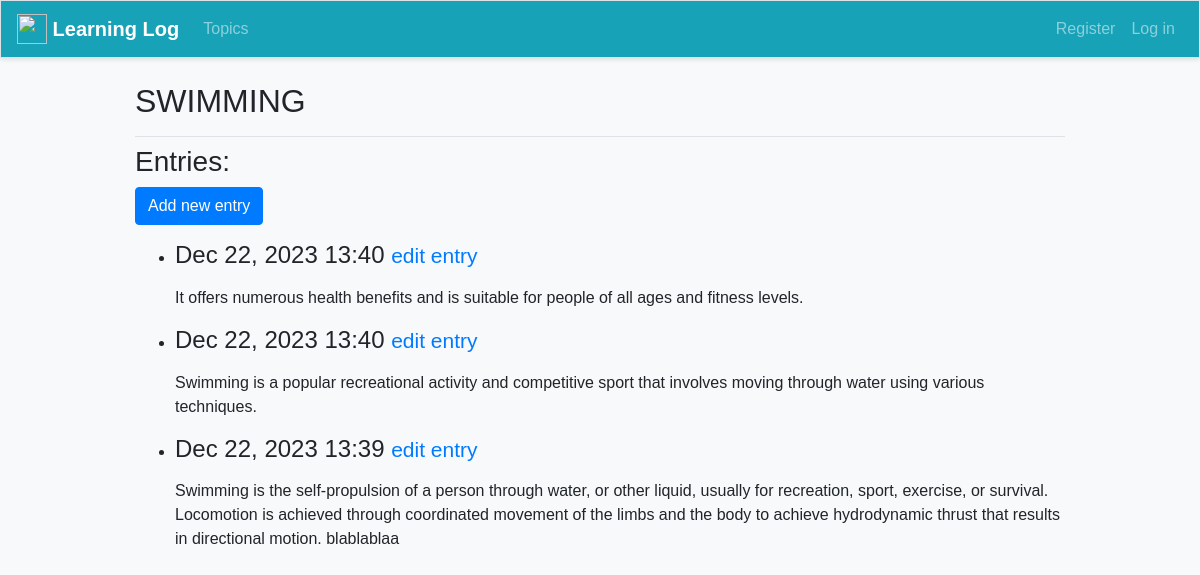
The app's page /topics/3/ with its own data.
### learning_logs/models.py (models this page shows, shortened)
class Topic(models.Model):
    text = models.CharField(max_length=200)  # max karakter uzunluğu 200
    date_added = models.DateTimeField(auto_now_add=True)
    def __str__(self):
        return self.text

class Entry(models.Model):
    topic = models.ForeignKey(Topic, on_delete=models.CASCADE)  # on_delete eğer ilgili Topic silinirse altındaki tüm Entry'ler de silinir.
    text = models.TextField()   # Kullanıcının bir topic altında girdiği Entry'i tutar.
    date_added = models.DateTimeField(auto_now_add=True)  # Entry'nin oluşturulduğu zaman
    class Meta:
        verbose_name_plural = 'entries'

### learning_logs/views.py (the view)
# urls.py: path('topics/<int:topic_id>/', views.topic, name='topic'),
def topic(request, topic_id):
    topic = Topic.objects.get(id=topic_id)
    entries = topic.entry_set.order_by('-date_added')
    context ={'topic': topic, 'entries': entries}
    return render(request, 'learning_logs/topic.html', context)

### learning_logs/templates/learning_logs/topic.html
{% extends 'learning_logs/base.html' %}
{% block page_header %}
    <h2>{{ topic | upper }}</h2>
{% endblock page_header %}
{% block content %}
    <h3>Entries:</h3>
    <p>
        <a href="{% url 'learning_logs:new_entry' topic.id %}" class="btn btn-primary">
            Add new entry</a>
    </p>
    <ul>
        {% for entry in entries %}
            <li>
                <h4>{{ entry.date_added | date:'M d, Y H:i' }}
                    <small><a href="{% url 'learning_logs:edit_entry' entry.id %}">edit entry</a></small>
                </h4>
                <p>{{ entry.text | linebreaks }}</p>
            </li>
        {% empty %}
            <li>There are no entries for this topic yet.</li>
        {% endfor %}
    </ul>
{% endblock content %}

### learning_logs/templates/learning_logs/base.html (style rules this page uses)
body { font-family: Arial, sans-serif; background-color: #f8f9fa; }

### records on screen
Topic: text "SWIMMING"
Entry: date_added "Dec 22, 2023 13:40", text "It offers numerous health benefits and is suitable for people of all ages and fitness levels."
Entry: date_added "Dec 22, 2023 13:40", text "Swimming is a popular recreational activity and competitive sport that involves moving through water using various techniques."
Entry: date_added "Dec 22, 2023 13:39", text "Swimming is the self-propulsion of a person through water, or other liquid, usually for recreation, sport, exercise, or survival. Locomotion is achieved through coordinated movement of the limbs and the body to achieve hydrodynamic thrust that results in directional motion. blablablaa"
